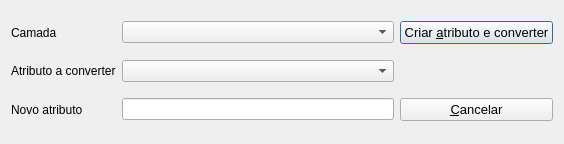
<?xml version="1.0" encoding="UTF-8"?>
<ui version="4.0">
 <class>windowForm</class>
 <widget class="QDialog" name="windowForm">
  <property name="geometry">
   <rect>
    <x>0</x>
    <y>0</y>
    <width>564</width>
    <height>144</height>
   </rect>
  </property>
  <property name="sizePolicy">
   <sizepolicy hsizetype="Fixed" vsizetype="Fixed">
    <horstretch>0</horstretch>
    <verstretch>0</verstretch>
   </sizepolicy>
  </property>
  <property name="windowTitle">
   <string>Converter graus para milésimos</string>
  </property>
  <property name="windowOpacity">
   <double>1.000000000000000</double>
  </property>
  <property name="autoFillBackground">
   <bool>false</bool>
  </property>
  <layout class="QGridLayout" name="gridLayout">
   <item row="0" column="1">
    <widget class="QLabel" name="label_3">
     <property name="text">
      <string>Camada</string>
     </property>
    </widget>
   </item>
   <item row="0" column="3">
    <widget class="QgsMapLayerComboBox" name="layersComboBox"/>
   </item>
   <item row="2" column="1">
    <widget class="QLabel" name="label_2">
     <property name="text">
      <string>Novo atributo</string>
     </property>
    </widget>
   </item>
   <item row="1" column="1">
    <widget class="QLabel" name="label">
     <property name="text">
      <string>Atributo a converter</string>
     </property>
    </widget>
   </item>
   <item row="1" column="3">
    <widget class="QgsFieldComboBox" name="oldFieldComboBox"/>
   </item>
   <item row="2" column="3">
    <widget class="QLineEdit" name="newFieldLineEdit"/>
   </item>
   <item row="0" column="4">
    <widget class="QPushButton" name="convertButton">
     <property name="font">
      <font>
       <pointsize>10</pointsize>
       <weight>50</weight>
       <bold>false</bold>
      </font>
     </property>
     <property name="text">
      <string>Criar &amp;atributo e converter</string>
     </property>
     <property name="default">
      <bool>true</bool>
     </property>
     <property name="flat">
      <bool>false</bool>
     </property>
    </widget>
   </item>
   <item row="2" column="4">
    <widget class="QPushButton" name="cancelButton">
     <property name="font">
      <font>
       <pointsize>10</pointsize>
       <weight>50</weight>
       <bold>false</bold>
      </font>
     </property>
     <property name="text">
      <string>&amp;Cancelar</string>
     </property>
    </widget>
   </item>
  </layout>
 </widget>
 <customwidgets>
  <customwidget>
   <class>QgsFieldComboBox</class>
   <extends>QComboBox</extends>
   <header>qgsfieldcombobox.h</header>
  </customwidget>
  <customwidget>
   <class>QgsMapLayerComboBox</class>
   <extends>QComboBox</extends>
   <header>qgsmaplayercombobox.h</header>
  </customwidget>
 </customwidgets>
 <resources/>
 <connections>
  <connection>
   <sender>cancelButton</sender>
   <signal>clicked()</signal>
   <receiver>windowForm</receiver>
   <slot>close()</slot>
   <hints>
    <hint type="sourcelabel">
     <x>472</x>
     <y>111</y>
    </hint>
    <hint type="destinationlabel">
     <x>281</x>
     <y>71</y>
    </hint>
   </hints>
  </connection>
 </connections>
 <slots>
  <slot>lengthUnit_Changed(QString)</slot>
  <slot>areaUnit_Changed(QString)</slot>
 </slots>
</ui>
